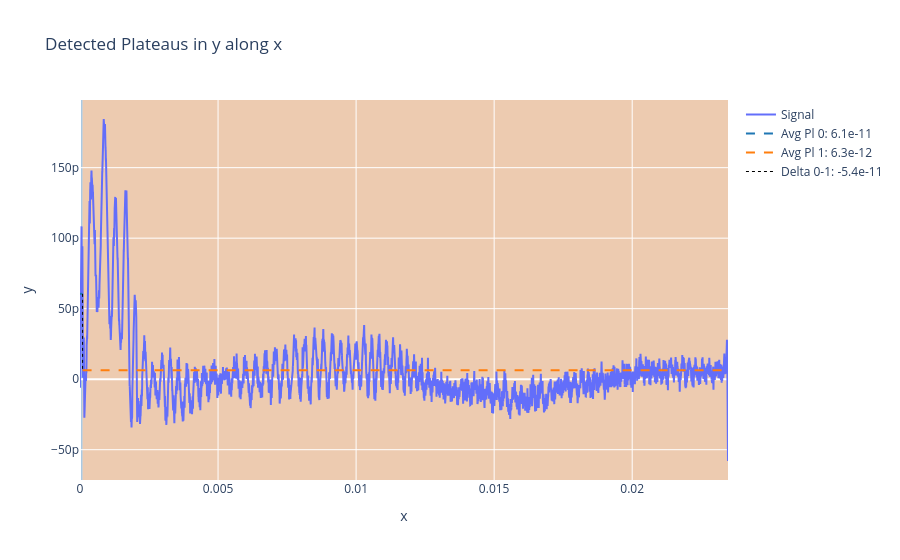

The notebook cell saved with this chart:
### Markdown cell above
## run plateau analysis

### Code cell
# Find plateaus after the contact point and do a double savitszky-golay smoothing
defl_savitz = savitz_defl[index_first_positive:]
displacement = ret_corrected_displacement[index_first_positive:]

# Usage with real data
params = {## time
    'sav_window_length': 24,
    'sav_polyorder': 11,

    'pl_threshold_old': 0.3e-6,
    'pl_threshold': 0.8e-2 ,
    'pl_min_width': 1,
    'last_num_plateaus': 7,  # Number of plateaus to ignore at the end
}



rel_time = np.arange(len(displacement)) * relative_dt_ret  # Assuming a constant time step

# For relative time, you modified find plateaus to get the relative SR of Retract, which is the 2nd index
plateaus, df_plat = find_plateaus(displacement, defl_savitz, params, dt= relative_dt_ret)
# plateaus, df_plat = find_plateaus(defl_savitz, params, dt=1)
# print(f'rel_sr_ret: {relative_SR_ret}')

### Figure 1 — Plotly figure (JSON) as saved in the notebook; plotly's stock layout.template omitted (floating-point values rounded to 4 significant figures; data arrays with more than 128 entries replaced by an {"elided": "..."} marker saying what was removed)
{"data": [{"mode": "lines", "name": "Signal", "type": "scatter", "x": {"elided": "11736 float values"}, "y": {"elided": "11736 float values"}}, {"line": {"color": "rgba(31,119,180,1.0)", "dash": "dash", "width": 2}, "mode": "lines", "name": "Avg Pl 0: 6.1e-11", "type": "scatter", "x": [0, 9e-05], "y": [6.05e-11, 6.05e-11]}, {"line": {"color": "rgba(255,127,14,1.0)", "dash": "dash", "width": 2}, "mode": "lines", "name": "Avg Pl 1: 6.3e-12", "type": "scatter", "x": [9.4e-05, 0.02347], "y": [6.271e-12, 6.271e-12]}, {"line": {"color": "black", "dash": "dot", "width": 1}, "mode": "lines", "name": "Delta 0-1: -5.4e-11", "type": "scatter", "x": [9.4e-05, 9.4e-05], "y": [6.05e-11, 6.271e-12]}], "layout": {"shapes": [{"fillcolor": "rgba(31,119,180,0.3)", "layer": "below", "line": {"width": 0}, "type": "rect", "x0": 0, "x1": 9e-05, "xref": "x", "y0": 0, "y1": 1, "yref": "paper"}, {"fillcolor": "rgba(255,127,14,0.3)", "layer": "below", "line": {"width": 0}, "type": "rect", "x0": 9.4e-05, "x1": 0.02347, "xref": "x", "y0": 0, "y1": 1, "yref": "paper"}], "showlegend": true, "title": {"text": "Detected Plateaus in y along x"}, "xaxis": {"title": {"text": "x"}}, "yaxis": {"title": {"text": "y"}}}}
